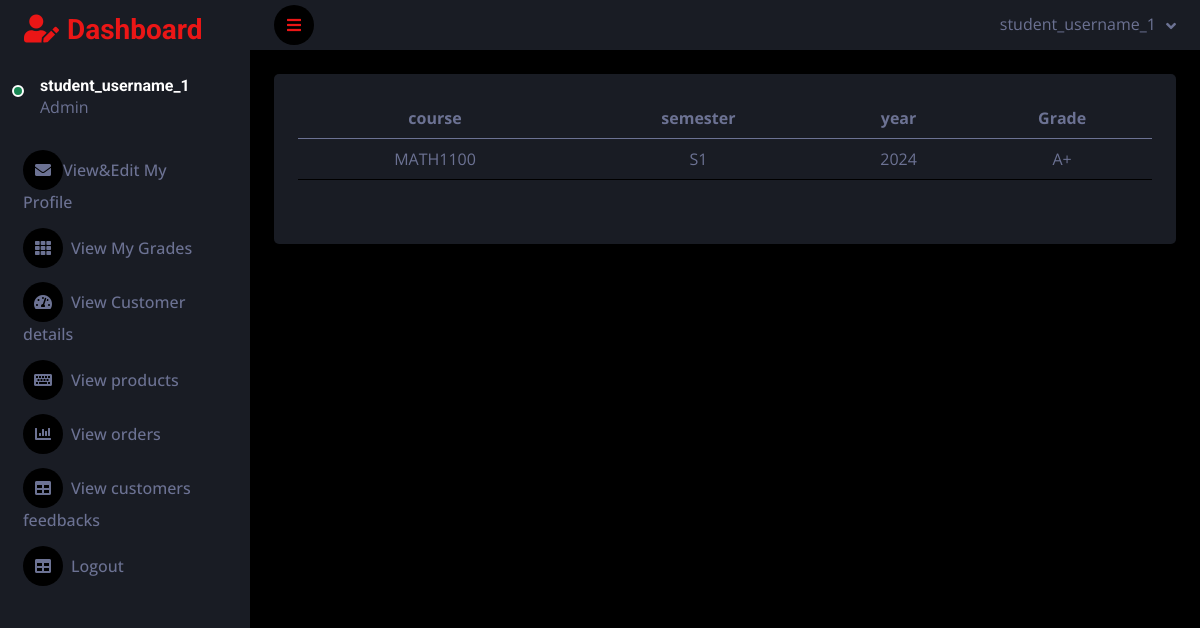
Page /student_view_grades/ (signed in) on the committed database.
### grade_app/models.py (models this page shows)
class User_model(AbstractUser):
    is_teacher = models.BooleanField(default=False)
    is_student = models.BooleanField(default=False)

class Grade(models.Model):
    student = models.ForeignKey(Student, on_delete=models.CASCADE)
    course = models.ForeignKey(Course, on_delete=models.CASCADE)
    grade = models.CharField(max_length=10)
    semester = models.CharField(max_length=2)
    year = models.CharField(max_length=4)

class Course(models.Model):
    course_code = models.CharField(max_length=250)
    title = models.CharField(max_length=250)
    description = models.TextField()
    def __str__(self):
        return self.course_code

### grade_app/student_views.py (the view)
# urls.py: path('student_view_grades/',student_views.student_view_grades,name='student_view_grades')
def student_view_grades(request):
    grade_objects = Grade.objects.filter(student__user = request.user)
    return render(request,'student/student_view_grades.html',{'grade_objects':grade_objects})

### template/student/student_view_grades.html
{% extends 'student/student_dash.html' %}
{% block content %}
<table class="table" >
  <thead>
    <tr>
      <th scope="col">course</th>
      <th scope="col">semester</th>
      <th scope="col">year</th>
      <th scope="col">Grade</th>
    </tr>
  </thead>
  <tbody>
  {% for i in grade_objects %}
    <tr>
      <td>{{i.course}}</td>
      <td>{{i.semester}}</td>
      <td>{{i.year}}</td>
      <td>{{i.grade}}</td>
    </tr>
  {% endfor %}
  </tbody>
</table>
{% endblock %}

### template/student/student_dash.html (shortened to what this page needs)
<!DOCTYPE html>
<html lang="en">
{% load static %}
<head>
    <link href="https://cdnjs.cloudflare.com/ajax/libs/font-awesome/5.10.0/css/all.min.css" rel="stylesheet">
    <link href="https://cdn.jsdelivr.net/npm/bootstrap-icons@1.4.1/font/bootstrap-icons.css" rel="stylesheet">
    <link href=" {% static 'lib/owlcarousel/assets/owl.carousel.min.css' %} " rel="stylesheet">
    <link href=" {% static 'lib/tempusdominus/css/tempusdominus-bootstrap-4.min.css' %} " rel="stylesheet" />
    <link href=" {% static 'dash/css/bootstrap.min.css' %} " rel="stylesheet">
    <link href=" {% static 'dash/css/style.css' %} " rel="stylesheet">
</head>
<body>
    <div class="container-fluid position-relative d-flex p-0">
        <div class="sidebar pe-4 pb-2">
            <nav class="navbar bg-secondary navbar-dark">
                <a href=" {% static 'index.html' %} " class="navbar-brand mx-4 mb-3">
                    <h3 class="text-primary"><i class="fa fa-user-edit me-2"></i>Dashboard</h3>
                </a>
                <div class="d-flex align-items-center ms-4 mb-4">
                    <div class="position-relative">
                        <div class="bg-success rounded-circle border border-2 border-white position-absolute end-0 bottom-0 p-1"></div>
                    </div>
                    <div class="ms-3">
                        <h6 class="mb-0">{{request.user.username}}</h6>
                        <span>Admin</span>
                    </div>
                </div>
                <div class="navbar-nav w-100">
                    <a href="{% url 'student_view_update_profile_details' %}" class="nav-item nav-link"><i class="fa fa-envelope"></i>View&Edit My Profile</a>
                    <a href="{% url 'student_view_grades' %}" class="nav-item nav-link"><i class="fa fa-th me-2"></i>View My Grades</a>
                    <a href="  " class="nav-item nav-link"><i class="fa fa-tachometer-alt me-2"></i>View Customer details</a>
                    <a href="  " class="nav-item nav-link"><i class="fa fa-keyboard me-2"></i>View products</a>
                       <a href="  " class="nav-item nav-link"><i class="fa fa-chart-bar me-2"></i>View orders</a>
                    <a href="  " class="nav-item nav-link"><i class="fa fa-table me-2"></i>View customers feedbacks</a>
                    <a href="{% url 'logout_view' %}" class="nav-item nav-link" onclick="confirm_logout()"><i class="fa fa-table me-2"></i>Logout</a>
                </div>
            </nav>
        </div>
        <div class="content">
            <nav class="navbar navbar-expand bg-secondary navbar-dark sticky-top px-4 py-0">
                <a href="#" class="sidebar-toggler flex-shrink-0">
                    <i class="fa fa-bars"></i>
                </a>
                <div class="navbar-nav align-items-center ms-auto">
                    <div class="nav-item dropdown">
                        <a href="#" class="nav-link dropdown-toggle" data-bs-toggle="dropdown">
                            <span class="d-none d-lg-inline-flex">{{request.user.username}}</span>
                        </a>
                    </div>
                </div>
            </nav>
            <div class="container-fluid pt-4 px-4">
                <div class="bg-secondary text-center rounded p-4">
                    <div class="d-flex align-items-center justify-content-between mb-4">
                        {% block content %}{% endblock %}
                </div>
            </div>
            </div>
        </div>
    </div>
 </body>
</html>

### static/dash/css/style.css (style rules this page uses)
:root { --primary: #EB1616; --secondary: #191C24; --light: #6C7293; --dark: #000000; }
.sidebar { position: fixed; top: 0; left: 0; bottom: 0; width: 250px; height: 100vh; overflow-y: auto; background: var(--secondary); transition: 0.5s; z-index: 999; }
.content { margin-left: 250px; min-height: 100vh; background: var(--dark); transition: 0.5s; }
@media (min-width: 992px) { .sidebar { margin-left: 0; } }
@media (min-width: 992px) { .content { width: calc(100% - 250px); } }
.sidebar .navbar .navbar-nav .nav-link { padding: 7px 20px; color: var(--light); font-weight: 500; border-left: 3px solid var(--secondary); border-radius: 0 30px 30px 0; outline: none; }
.sidebar .navbar .navbar-nav .nav-link i { width: 40px; height: 40px; display: inline-flex; align-items: center; justify-content: center; background: var(--dark); border-radius: 40px; }
.content .navbar .navbar-nav .nav-link { margin-left: 25px; padding: 12px 0; color: var(--light); outline: none; }
.content .navbar .sidebar-toggler, .content .navbar .navbar-nav .nav-link i { width: 40px; height: 40px; display: inline-flex; align-items: center; justify-content: center; background: var(--dark); border-radius: 40px; }
.content .navbar .dropdown-toggle::after { margin-left: 6px; vertical-align: middle; border: none; content: "\f107"; font-family: "Font Awesome 5 Free"; font-weight: 900; transition: .5s; }

### rows in the picture
User_model: user.username "student_username_1"
Grade: course "MATH1100", semester "S1", year "2024", grade "A+"
